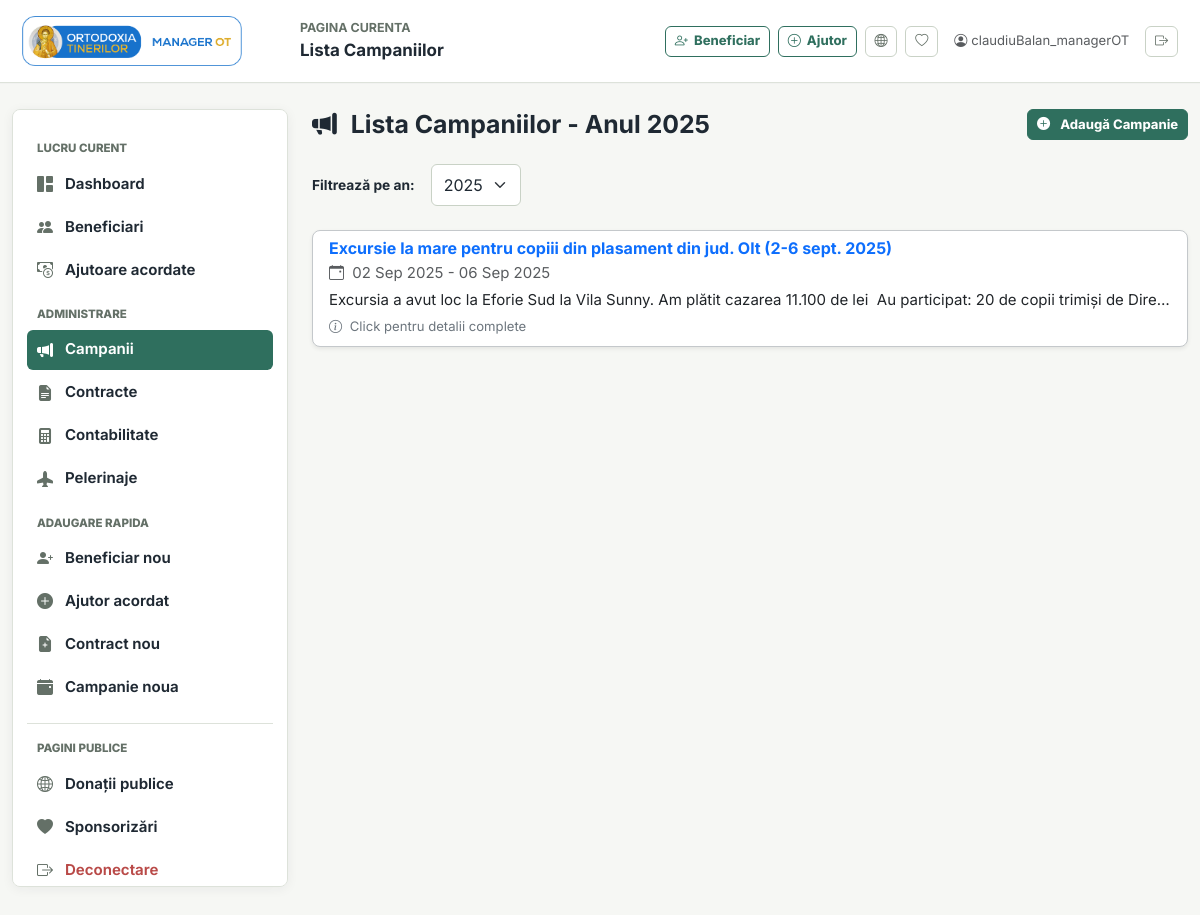
Screenshot of /campanii.php (signed in) with the database file from the repository.
### tables this page shows
CREATE TABLE `campanii` (
  `id` int(10) NOT NULL AUTO_INCREMENT,
  `nume` varchar(300) NOT NULL,
  `data_start` date NOT NULL,
  `data_final` date NOT NULL,
  `descriere` text NOT NULL,
  `link_ot` varchar(300) NOT NULL,
  `detalii_desf` text NOT NULL,
  PRIMARY KEY (`id`)
);

### campanii.php (the view, shortened to what this page needs)
<?php
include "includes/header.php";
$sql_ani = "SELECT DISTINCT YEAR(data_start) AS an FROM campanii ORDER BY an DESC";
$rezultate_ani = $conn->query($sql_ani);
$ani_disponibili = [];
while ($rand = $rezultate_ani->fetch_assoc()) {
    $ani_disponibili[] = $rand['an'];
}
$filter_year = '';
if (!empty($ani_disponibili)) {
    $filter_year = isset($_GET['an']) && is_numeric($_GET['an']) ? (int)$_GET['an'] : $ani_disponibili[0];
}
$sql = "SELECT id, nume, data_start, data_final, descriere, link_ot FROM campanii";
if (!empty($filter_year)) {
    $sql .= " WHERE YEAR(data_start) = ? ";
}
$sql .= " ORDER BY data_start DESC";
$stmt = $conn->prepare($sql);
if (!empty($filter_year)) {
    $stmt->bind_param("i", $filter_year);
}
$stmt->execute();
$rezultate = $stmt->get_result();
$campanii = [];
while ($data = $rezultate->fetch_assoc()) {
    $campanii[] = $data;
}
?>
<div class="container">
    <div class="row">
        <div class="col-md-3 d-none d-md-block">
            <?php include "includes/sidebar.php";?>
        </div>
        <div class="col-12 col-md-9">
    <div class="d-flex justify-content-between align-items-center mb-4">
        <h2 class="mb-0">
            <i class="bi bi-megaphone-fill me-2"></i> Lista Campaniilor <?php echo !empty($filter_year) ? " - Anul $filter_year" : ""; ?>
        </h2>
        <a href="adauga-campanie.php" class="btn btn-success btn-sm">
            <i class="bi bi-plus-circle-fill me-1"></i> Adaugă Campanie
        </a>
    </div>
    <?php if (!empty($ani_disponibili)): ?>
    <div class="mb-4 d-flex align-items-center">
        <label for="filter_an" class="form-label mb-0 me-3 fw-bold">Filtrează pe an:</label>
        <select class="form-select w-auto" id="filter_an" onchange="window.location.href='campanii.php?an=' + this.value;">
            <?php foreach ($ani_disponibili as $an_opt): ?>
                <option value="<?php echo $an_opt; ?>" <?php echo ($an_opt == $filter_year) ? 'selected' : ''; ?>>
                    <?php echo $an_opt; ?>
                </option>
            <?php endforeach; ?>
        </select>
    </div>
    <?php endif; ?>
    <?php if (empty($campanii)): ?>
        <div class="alert alert-info shadow-sm" role="alert">
            Nu s-au găsit campanii pentru anul selectat (<?php echo $filter_year; ?>).
        </div>
    <?php else: ?>
        <div class="list-group">
            <?php foreach ($campanii as $campanie):
                $data_start_formatata = date("d M Y", strtotime($campanie['data_start']));
                $data_final_formatata = date("d M Y", strtotime($campanie['data_final']));
                $snippet = strip_tags($campanie['descriere'] ?? '');
                $descriere_scurta = (strlen($snippet) > 150) ? substr($snippet, 0, 150) . '...' : htmlspecialchars($snippet);
            ?>
                <a href="view-campanie.php?id=<?php echo $campanie['id']; ?>" class="list-group-item list-group-item-action mb-3 shadow-sm border border-secondary-subtle">
                    <h5 class="mb-1 text-primary">
                        <?php echo htmlspecialchars($campanie['nume']); ?>
                    </h5>
                    <p class="mb-1 text-muted">
                        <i class="bi bi-calendar-event me-1"></i>
                        <?php echo $data_start_formatata; ?> - <?php echo $data_final_formatata; ?>
                    </p>
                    <p class="mb-1 text-truncate text-dark">
                        <?php echo $descriere_scurta; ?>
                    </p>
                    <small class="text-secondary">
                        <i class="bi bi-info-circle me-1"></i> Click pentru detalii complete
                    </small>
                </a>
            <?php endforeach; ?>
        </div>
    <?php endif; ?>
</div>
<?php
include "includes/footer.php";
?>

### includes/style.css (style rules this page uses)
:root { --ot-bg: #f6f7f4; --ot-surface: #ffffff; --ot-surface-muted: #eef3ef; --ot-border: #dde2da; --ot-border-strong: #c9d2c6; --ot-text: #1f2933; --ot-muted: #647067; --ot-primary: #2f6f5e; --ot-primary-dark: #245748; --ot-primary-soft: #e2eee9; --ot-copper: #a46a3f; --ot-blue: #315c8c; --ot-danger: #b94a48; --ot-warning: #b98223; --ot-shadow: 0 10px 30px rgba(31, 41, 51, 0.07); --ot-shadow-soft: 0 2px 12px rgba(31, 41, 51, 0.06); --ot-radius: 8px; --ot-radius-sm: 6px; }
* { letter-spacing: 0; }
html { min-height: 100%; }
body { min-height: 100vh; background: linear-gradient(180deg, rgba(246, 247, 244, 0.98), rgba(246, 247, 244, 1)), var(--ot-bg); color: var(--ot-text); font-family: Inter, "Source Sans 3", system-ui, -apple-system, BlinkMacSystemFont, "Segoe UI", sans-serif; font-size: 15px; }
a { color: var(--ot-primary); }
body > .container { max-width: 1440px; padding-top: 26px; padding-bottom: 36px; }
h1, h2, h3, h4, h5, h6 { color: var(--ot-text); font-weight: 700; }
h2 { font-size: 1.55rem; }
h4, h5 { font-size: 1rem; }
.card, .accordion-item, .list-group { border-color: var(--ot-border); border-radius: var(--ot-radius) !important; }
.form-label { margin-bottom: 6px; color: var(--ot-text); font-size: 0.86rem; font-weight: 700; }
.form-control, .form-select { min-height: 42px; color: var(--ot-text); background-color: #fff; border: 1px solid var(--ot-border-strong); border-radius: var(--ot-radius-sm); box-shadow: none; }
.btn { display: inline-flex; align-items: center; justify-content: center; gap: 6px; min-height: 36px; padding: 0.42rem 0.82rem; border-radius: var(--ot-radius-sm); font-weight: 750; }
.btn-sm { min-height: 31px; padding: 0.25rem 0.55rem; font-size: 0.82rem; }
.btn-primary, .btn-success { background-color: var(--ot-primary); border-color: var(--ot-primary); color: #fff; }
.list-group-item { border-color: var(--ot-border); }

### rows the page displays
campanii: nume "Excursie la mare pentru copiii din plasament din jud. Olt (2-6 sept. 2025)", data_start "02 Sep 2025", data_final "06 Sep 2025", descriere "Excursia a avut loc la Eforie Sud la Vila Sunny. Am plătit cazarea 11.100 de lei Au participat: 20 de copii trimiși de Dire…"

### other values shown
$titlu_pg "Lista Campaniilor"
$current_user "claudiuBalan_managerOT"
$filter_year "2025"
form field value "2025"
